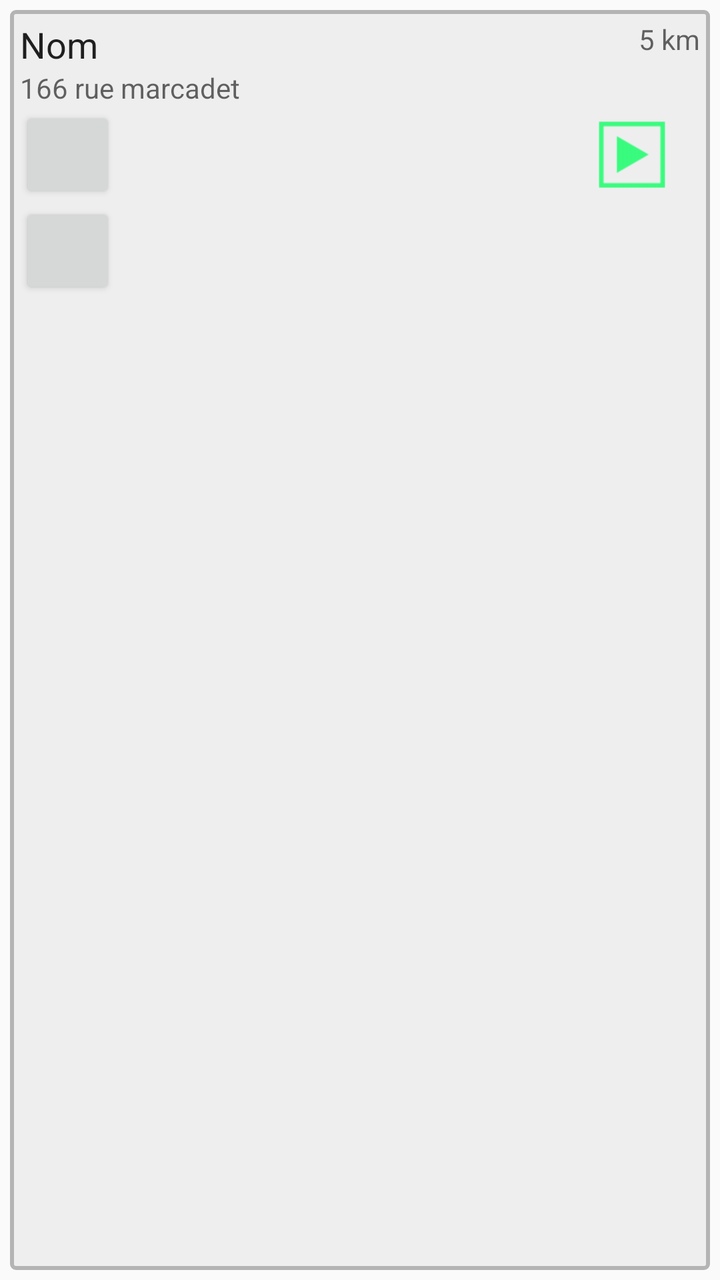
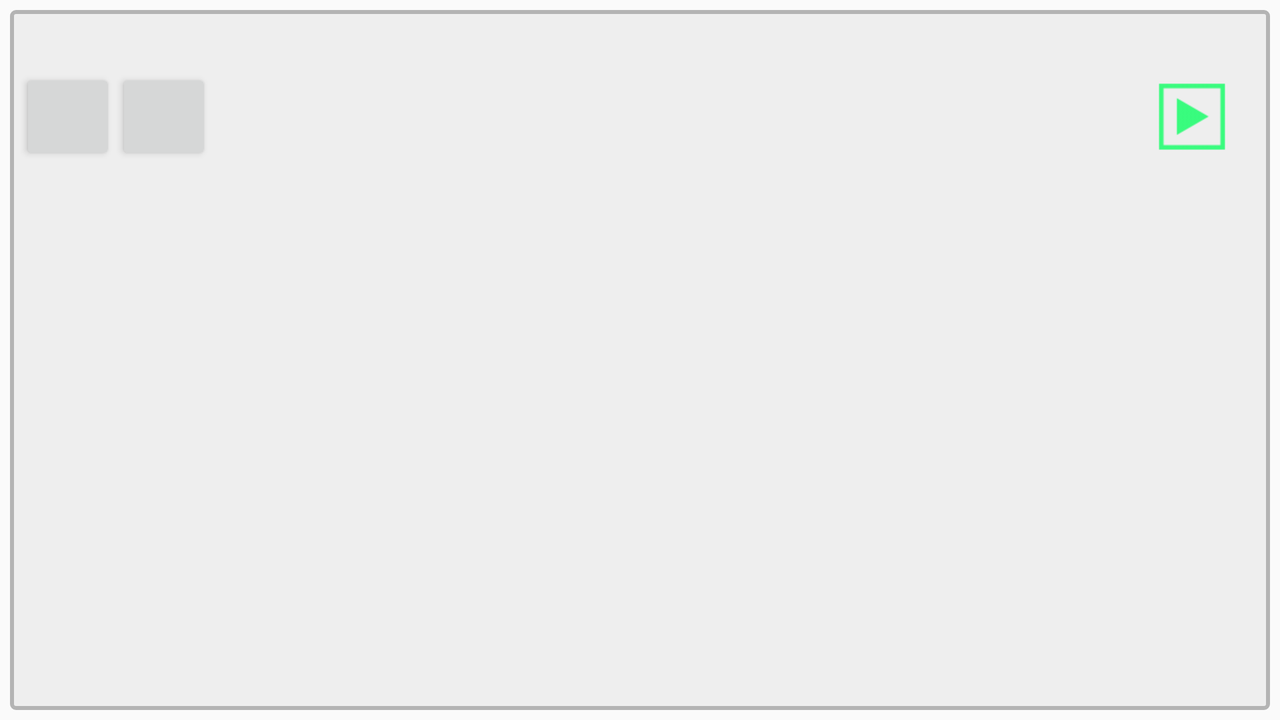

An Android layout and its configuration variant, each rendered on a device that would load it. The default file and the variant file are quoted in full after the pictures.
<!-- AndroidManifest.xml: application theme PurpleActionBarTheme -->
<!-- res/layout/listview_selected_shop_item.xml -->
<?xml version="1.0" encoding="utf-8"?>
<RelativeLayout xmlns:android="http://schemas.android.com/apk/res/android"
    android:layout_width="match_parent"
    android:layout_height="fill_parent"
    android:layout_gravity="center"
    android:background="@color/menu_highlight"
    android:gravity="center_vertical"
    android:padding="5dp">

    
    <LinearLayout
        android:layout_width="fill_parent"
        android:layout_height="fill_parent"
        android:background="@drawable/frame_selected"
        android:baselineAligned="false"
        android:clickable="true"
        android:orientation="vertical"
        android:padding="5dp">


        <LinearLayout
            android:layout_width="fill_parent"
            android:layout_height="wrap_content"
            android:orientation="horizontal">
            
            <TextView
                android:id="@+id/tvTitle"
                android:layout_width="wrap_content"
                android:layout_height="wrap_content"
                android:text="Nom"
                android:textAppearance="@android:style/TextAppearance.Medium" />

            
            <TextView
                android:id="@+id/tvDescription"
                android:layout_width="fill_parent"
                android:layout_height="wrap_content"
                android:layout_gravity="end"
                android:gravity="end"
                android:text="5 km"
                android:textAppearance="@android:style/TextAppearance.Small" />
        </LinearLayout>

        
        <TextView
            android:id="@+id/tvAddress"
            android:layout_width="match_parent"
            android:layout_height="wrap_content"
            android:text="166 rue marcadet"
            android:textAppearance="@android:style/TextAppearance.Small" />

        <RelativeLayout
            android:layout_width="fill_parent"
            android:layout_height="wrap_content"
            android:orientation="horizontal">

            <LinearLayout
                android:layout_width="fill_parent"
                android:layout_height="wrap_content"
                android:orientation="vertical">

                <Button
                    android:id="@+id/bTel"
                    style="?android:attr/buttonStyleSmall"
                    android:layout_width="wrap_content"
                    android:layout_height="wrap_content"
                    android:clickable="true"
                    android:textAllCaps="false"
                    android:textSize="@dimen/abc_text_size_small_material" />

                <Button
                    android:id="@+id/bMail"
                    style="?android:attr/buttonStyleSmall"
                    android:layout_width="wrap_content"
                    android:layout_height="wrap_content"
                    android:clickable="true"
                    android:textAllCaps="false"
                    android:textSize="@dimen/abc_text_size_small_material" />
            </LinearLayout>

            <Button
                android:id="@+id/bOpen"
                style="?android:attr/buttonStyleSmall"
                android:layout_width="wrap_content"
                android:layout_height="wrap_content"
                android:layout_alignParentRight="true"
                android:layout_gravity="end"
                android:layout_marginRight="10dp"
                android:background="@drawable/ic_action_open"
                android:clickable="true"
                android:enabled="false" />


        </RelativeLayout>

    </LinearLayout>

</RelativeLayout>
<!-- resources referenced by this layout -->
<resources>
  <!-- drawable frame_selected (drawable) -->
  <?xml version="1.0" encoding="utf-8"?>
  <shape xmlns:android="http://schemas.android.com/apk/res/android"
      android:shape="rectangle" >
  
      <corners android:radius="2dp" />
      <stroke android:width="2dp" android:color="@color/frame" />
      <solid android:color="@color/frame_solid"/>
  </shape>
  <!-- drawable ic_action_open: png bitmap (drawable-hdpi, 400 bytes) -->
  <style name="PurpleActionBarTheme" parent="@style/Theme.AppCompat.Light.DarkActionBar">
          <item name="android:actionBarStyle">@style/PurpleActionBar</item>
          <item name="android:actionBarTabTextStyle">@style/ActionBarTabText</item>
          <item name="android:actionMenuTextColor">@color/actionbar_text</item>
          <item name="android:actionBarTabStyle">@style/ActionBarTabs</item>
  
          
          <item name="actionBarStyle">@style/PurpleActionBar</item>
          <item name="actionMenuTextColor">@color/actionbar_text</item>
          <item name="actionBarTabStyle">@style/ActionBarTabs</item>
      </style>
  <color name="frame">#b4b4b4</color>
  <color name="frame_solid">#eee</color>
  <style name="PurpleActionBar" parent="@style/Widget.AppCompat.Light.ActionBar.Solid.Inverse">
          <item name="android:background">@drawable/actionbar_background</item>
          <item name="android:titleTextStyle">@style/ActionBarTitleText</item>
  
          
          <item name="background">@drawable/actionbar_background</item>
          <item name="titleTextStyle">@style/ActionBarTitleText</item>
      </style>
  <style name="ActionBarTabText" parent="@style/Widget.AppCompat.ActionBar.TabText">
          <item name="android:textColor">@color/actionbar_text</item>
          
      </style>
  <color name="actionbar_text">#fff</color>
  <style name="ActionBarTabs" parent="@style/Widget.AppCompat.ActionBar.TabView">
          
          <item name="android:background">@drawable/actionbar_tab_indicator</item>
          
          <item name="background">@drawable/actionbar_tab_indicator</item>
      </style>
  <!-- drawable actionbar_background: png bitmap (drawable, 156 bytes) -->
  <style name="ActionBarTitleText" parent="@style/TextAppearance.AppCompat.Widget.ActionBar.Title">
          <item name="android:textColor">@color/actionbar_text</item>
          
      </style>
</resources>
<!-- res/layout-land/listview_selected_shop_item.xml (the repository's variant of the layout above) -->
<!-- drawn on the phone turned sideways -->
<?xml version="1.0" encoding="utf-8"?>
<RelativeLayout xmlns:android="http://schemas.android.com/apk/res/android"
    android:layout_width="match_parent"
    android:layout_height="fill_parent"
    android:layout_gravity="center"
    android:background="@color/menu_highlight"
    android:gravity="center_vertical"
    android:padding="5dp">
    
    <LinearLayout
        android:layout_width="fill_parent"
        android:layout_height="fill_parent"
        android:background="@drawable/frame_selected"
        android:orientation="vertical"
        android:padding="5dp">

        <LinearLayout
            android:layout_width="fill_parent"
            android:layout_height="wrap_content"
            android:orientation="horizontal"
            >
            
            <TextView
                android:id="@+id/tvTitle"
                android:layout_width="wrap_content"
                android:layout_height="wrap_content"
                android:textAppearance="@android:style/TextAppearance.Medium" />

            
            <TextView
                android:id="@+id/tvAddress"
                android:layout_width="wrap_content"
                android:layout_height="wrap_content"
                android:paddingLeft="10dp"
                android:textAppearance="@android:style/TextAppearance.Small" />

            
            <TextView
                android:id="@+id/tvDistance"
                android:layout_width="fill_parent"
                android:layout_height="wrap_content"
                android:layout_gravity="end"
                android:gravity="end"
                android:textAppearance="@android:style/TextAppearance.Small" />
        </LinearLayout>

        <RelativeLayout
            android:layout_width="fill_parent"
            android:layout_height="wrap_content"
            android:orientation="horizontal">

            <LinearLayout
                android:layout_width="fill_parent"
                android:layout_height="wrap_content"
                android:orientation="horizontal">

                <Button
                    android:id="@+id/bTel"
                    style="?android:attr/buttonStyleSmall"
                    android:layout_width="wrap_content"
                    android:layout_height="wrap_content"
                    android:clickable="true"
                    android:textAllCaps="false"
                    android:textSize="@dimen/abc_text_size_small_material" />

                <Button
                    android:id="@+id/bMail"
                    style="?android:attr/buttonStyleSmall"
                    android:layout_width="wrap_content"
                    android:layout_height="wrap_content"
                    android:clickable="true"
                    android:textAllCaps="false"
                    android:textSize="@dimen/abc_text_size_small_material" />
            </LinearLayout>

            <Button
                android:id="@+id/bOpen"
                style="?android:attr/buttonStyleSmall"
                android:layout_width="wrap_content"
                android:layout_height="wrap_content"
                android:layout_alignParentRight="true"
                android:layout_gravity="end"
                android:layout_marginRight="10dp"
                android:background="@drawable/ic_action_open"
                android:clickable="true"
                android:enabled="false" />


        </RelativeLayout>

        <LinearLayout
            android:layout_width="fill_parent"
            android:layout_height="wrap_content"
            android:orientation="horizontal">
            
            <TextView
                android:id="@+id/nbReferences"
                android:layout_width="wrap_content"
                android:layout_height="wrap_content"
                android:textAppearance="@android:style/TextAppearance.Small"
                />

            
            <TextView
                android:id="@+id/price"
                android:layout_width="fill_parent"
                android:layout_height="wrap_content"
                android:textAppearance="@android:style/TextAppearance.Small"
                android:layout_gravity="end"
                android:gravity="end"
                />
        </LinearLayout>

    </LinearLayout>

</RelativeLayout>
